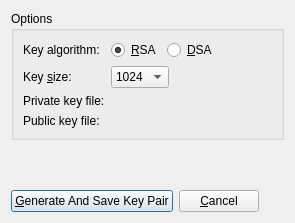
<?xml version="1.0" encoding="UTF-8"?>
<ui version="4.0">
 <class>Utils::SshKeyCreationDialog</class>
 <widget class="QDialog" name="Utils::SshKeyCreationDialog">
  <property name="enabled">
   <bool>true</bool>
  </property>
  <property name="geometry">
   <rect>
    <x>0</x>
    <y>0</y>
    <width>295</width>
    <height>223</height>
   </rect>
  </property>
  <property name="sizePolicy">
   <sizepolicy hsizetype="Preferred" vsizetype="Preferred">
    <horstretch>0</horstretch>
    <verstretch>0</verstretch>
   </sizepolicy>
  </property>
  <property name="windowTitle">
   <string>SSH Key Configuration</string>
  </property>
  <layout class="QVBoxLayout" name="verticalLayout">
   <item>
    <widget class="QGroupBox" name="groupBox">
     <property name="title">
      <string>Options</string>
     </property>
     <layout class="QFormLayout" name="formLayout">
      <item row="0" column="0">
       <widget class="QLabel" name="keyAlgo">
        <property name="text">
         <string>Key algorithm:</string>
        </property>
       </widget>
      </item>
      <item row="0" column="1">
       <layout class="QHBoxLayout" name="horizontalLayout_2">
        <item>
         <widget class="QRadioButton" name="rsa">
          <property name="sizePolicy">
           <sizepolicy hsizetype="Maximum" vsizetype="Fixed">
            <horstretch>0</horstretch>
            <verstretch>0</verstretch>
           </sizepolicy>
          </property>
          <property name="text">
           <string>&amp;RSA</string>
          </property>
          <property name="checked">
           <bool>true</bool>
          </property>
         </widget>
        </item>
        <item>
         <widget class="QRadioButton" name="dsa">
          <property name="sizePolicy">
           <sizepolicy hsizetype="Maximum" vsizetype="Fixed">
            <horstretch>0</horstretch>
            <verstretch>0</verstretch>
           </sizepolicy>
          </property>
          <property name="text">
           <string>&amp;DSA</string>
          </property>
         </widget>
        </item>
        <item>
         <spacer name="horizontalSpacer_3">
          <property name="orientation">
           <enum>Qt::Horizontal</enum>
          </property>
          <property name="sizeHint" stdset="0">
           <size>
            <width>40</width>
            <height>20</height>
           </size>
          </property>
         </spacer>
        </item>
       </layout>
      </item>
      <item row="2" column="0">
       <widget class="QLabel" name="keySize">
        <property name="sizePolicy">
         <sizepolicy hsizetype="Maximum" vsizetype="Preferred">
          <horstretch>0</horstretch>
          <verstretch>0</verstretch>
         </sizepolicy>
        </property>
        <property name="text">
         <string>Key &amp;size:</string>
        </property>
        <property name="buddy">
         <cstring>comboBox</cstring>
        </property>
       </widget>
      </item>
      <item row="2" column="1">
       <layout class="QHBoxLayout" name="horizontalLayout_3">
        <item>
         <widget class="QComboBox" name="comboBox">
          <item>
           <property name="text">
            <string notr="true">1024</string>
           </property>
          </item>
          <item>
           <property name="text">
            <string notr="true">2048</string>
           </property>
          </item>
          <item>
           <property name="text">
            <string notr="true">4096</string>
           </property>
          </item>
         </widget>
        </item>
        <item>
         <spacer name="horizontalSpacer_2">
          <property name="orientation">
           <enum>Qt::Horizontal</enum>
          </property>
          <property name="sizeHint" stdset="0">
           <size>
            <width>40</width>
            <height>20</height>
           </size>
          </property>
         </spacer>
        </item>
       </layout>
      </item>
      <item row="6" column="0">
       <widget class="QLabel" name="privateKeyFileLabel">
        <property name="text">
         <string>Private key file:</string>
        </property>
       </widget>
      </item>
      <item row="8" column="0">
       <widget class="QLabel" name="label">
        <property name="text">
         <string>Public key file:</string>
        </property>
       </widget>
      </item>
      <item row="6" column="1">
       <widget class="Utils::PathChooser" name="privateKeyFilePathChooser" native="true"/>
      </item>
      <item row="8" column="1">
       <widget class="QLabel" name="publicKeyFileLabel">
        <property name="text">
         <string/>
        </property>
       </widget>
      </item>
     </layout>
    </widget>
   </item>
   <item>
    <spacer name="verticalSpacer">
     <property name="orientation">
      <enum>Qt::Vertical</enum>
     </property>
     <property name="sizeHint" stdset="0">
      <size>
       <width>20</width>
       <height>40</height>
      </size>
     </property>
    </spacer>
   </item>
   <item>
    <layout class="QHBoxLayout" name="horizontalLayout">
     <property name="spacing">
      <number>6</number>
     </property>
     <item>
      <widget class="QPushButton" name="generateButton">
       <property name="sizePolicy">
        <sizepolicy hsizetype="Preferred" vsizetype="Preferred">
         <horstretch>0</horstretch>
         <verstretch>0</verstretch>
        </sizepolicy>
       </property>
       <property name="text">
        <string>&amp;Generate And Save Key Pair</string>
       </property>
      </widget>
     </item>
     <item>
      <widget class="QPushButton" name="closeButton">
       <property name="sizePolicy">
        <sizepolicy hsizetype="Preferred" vsizetype="Preferred">
         <horstretch>0</horstretch>
         <verstretch>0</verstretch>
        </sizepolicy>
       </property>
       <property name="text">
        <string>&amp;Cancel</string>
       </property>
      </widget>
     </item>
     <item>
      <spacer name="horizontalSpacer">
       <property name="orientation">
        <enum>Qt::Horizontal</enum>
       </property>
       <property name="sizeHint" stdset="0">
        <size>
         <width>0</width>
         <height>0</height>
        </size>
       </property>
      </spacer>
     </item>
    </layout>
   </item>
  </layout>
 </widget>
 <customwidgets>
  <customwidget>
   <class>Utils::PathChooser</class>
   <extends>QWidget</extends>
   <header location="global">utils/pathchooser.h</header>
  </customwidget>
 </customwidgets>
 <resources/>
 <connections>
  <connection>
   <sender>closeButton</sender>
   <signal>clicked()</signal>
   <receiver>Utils::SshKeyCreationDialog</receiver>
   <slot>close()</slot>
   <hints>
    <hint type="sourcelabel">
     <x>195</x>
     <y>184</y>
    </hint>
    <hint type="destinationlabel">
     <x>381</x>
     <y>107</y>
    </hint>
   </hints>
  </connection>
 </connections>
</ui>
